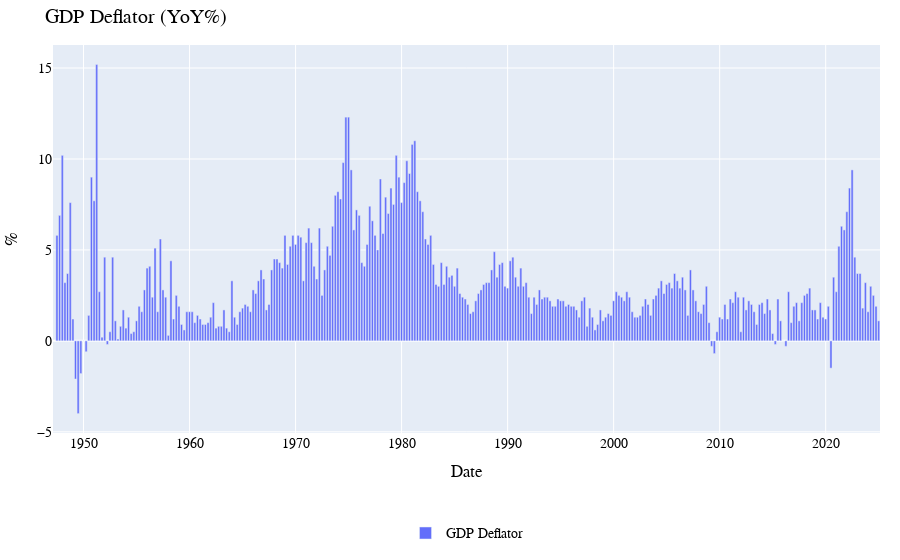

Write notebook code for a chart like this one.
### Code cell
dafig = MacroBackend.charting_plotly.px_bar(datas['GDP Deflator'], title = "GDP Deflator (YoY%)", yax_label="%")
dafig.show()

### Figure 1 — Plotly figure (JSON) as saved in the notebook; plotly's stock layout.template omitted (floating-point values rounded to 4 significant figures; data arrays with more than 128 entries replaced by an {"elided": "..."} marker saying what was removed)
{"data": [{"name": "GDP Deflator", "type": "bar", "x": {"elided": "312 str values"}, "xaxis": "x", "y": {"elided": "312 float values"}, "yaxis": "y"}], "layout": {"barmode": "group", "font": {"color": "black", "family": "Arial, sans-serif", "size": 14}, "legend": {"bgcolor": "rgba(255, 255, 255, 0)", "bordercolor": "rgba(255, 255, 255, 0)", "font": {"size": 14}, "orientation": "h", "x": 0.5, "xanchor": "center", "y": -0.3, "yanchor": "bottom"}, "margin": {"b": 10, "l": 20, "r": 20, "t": 45}, "showlegend": true, "title": {"text": "GDP Deflator (YoY%)"}, "xaxis": {"anchor": "y", "domain": [0, 1], "showgrid": true, "title": {"text": "Date"}}, "yaxis": {"anchor": "x", "domain": [0, 1], "showgrid": true, "title": {"text": "%"}}}}
